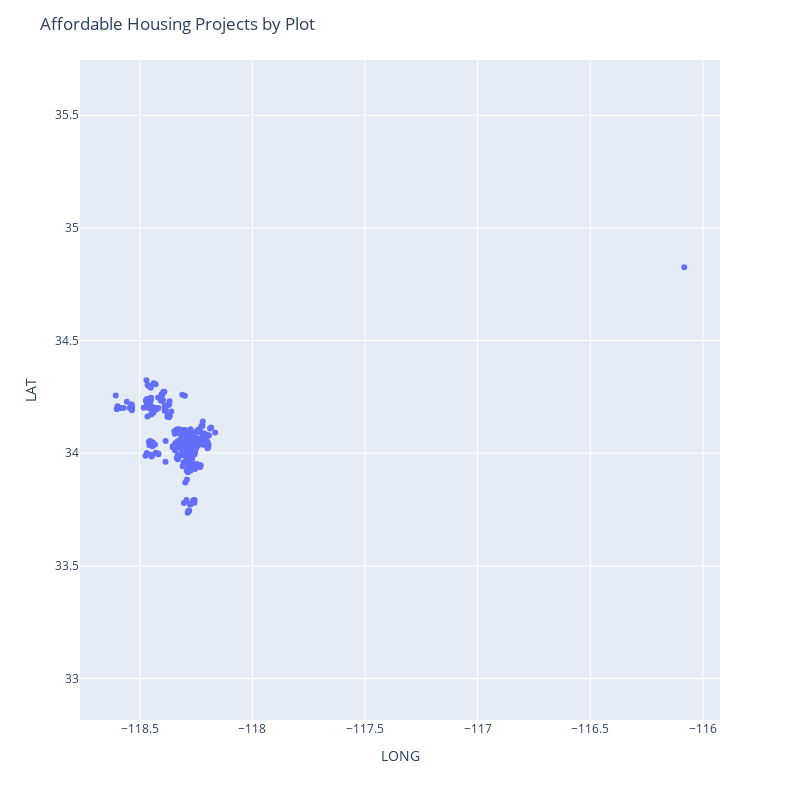

Here is the notebook cell this chart was saved with:
### Code cell
# trying to make plotly interactive scatter plot using lat and long
fig = px.scatter(df_trimmed,
           x='LONG',
           y='LAT'
                )              

fig.update_layout(
    width = 800,
    height = 800,
    title = "Affordable Housing Projects by Plot"
)

fig.update_yaxes(
    scaleanchor = "x",
    scaleratio = 1,
)

fig.show()

### Figure 1 — Plotly figure (JSON) as saved in the notebook; plotly's stock layout.template omitted (floating-point values rounded to 4 significant figures; data arrays with more than 128 entries replaced by an {"elided": "..."} marker saying what was removed)
{"data": [{"hovertemplate": "LONG=%{x}<br>LAT=%{y}<extra></extra>", "legendgroup": "", "marker": {"color": "#636efa", "symbol": "circle"}, "mode": "markers", "name": "", "orientation": "v", "showlegend": false, "type": "scatter", "x": {"elided": "558 float values"}, "xaxis": "x", "y": {"elided": "558 float values"}, "yaxis": "y"}], "layout": {"height": 800, "legend": {"tracegroupgap": 0}, "margin": {"t": 60}, "title": {"text": "Affordable Housing Projects by Plot"}, "width": 800, "xaxis": {"anchor": "y", "autorange": true, "domain": [0, 1], "range": [-118.8, -115.9], "title": {"text": "LONG"}, "type": "linear"}, "yaxis": {"anchor": "x", "autorange": true, "domain": [0, 1], "range": [32.82, 35.75], "scaleanchor": "x", "scaleratio": 1, "title": {"text": "LAT"}, "type": "linear"}}}
